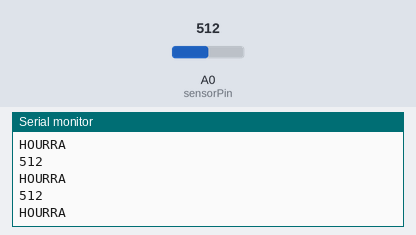
A sketch run on a simulated Arduino Uno, built with avr-gcc and run on an emulated ATmega328P. Parts: the last lines printed to the serial monitor. The inputs (shaded band) are chosen by the test bench; at power-on: A0 (sensorPin) = 512.

Above: at 1.2 s.
1.3 s: A0 (sensorPin) set to 991
At 1.9 s:
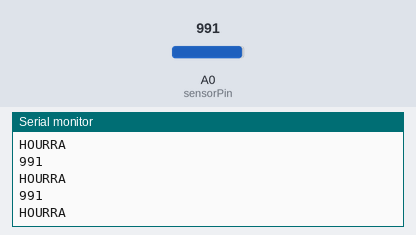
2.8 s: A0 (sensorPin) set to 1017
At 3.9 s:
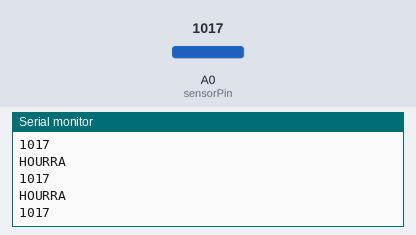
Timing chart, 0 to 5.8 s (numbered marks = the images above; inputs shaded):
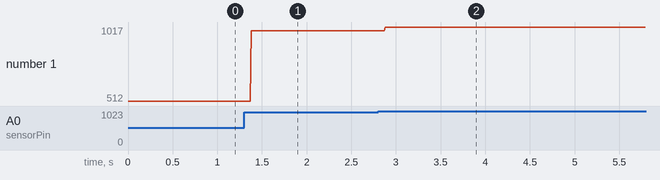

The sketch:

sketch_MicCZN_15E.ino
```cpp
#include <Servo.h>

const int sensorPin = A0;
int sensorValue = 0;

void setup() {
  Serial.begin(9600);
  pinMode(sensorPin, INPUT);
}

void loop() {
  sensorValue = analogRead(sensorPin);
  Serial.println(sensorValue);

  if (sensorValue > 100){
    Serial.println("HOURRA");
  }
}
```

Measured:
- the behaviour switches between 999 and 1000 on A0 (sensorPin) (found by bisection; images 1 and 2)
- after the input at 1.3 s, the serial monitor: prints a new line after 0.08 s (image 1)
- after the input at 2.8 s, the serial monitor: prints a new line after 0.08 s (image 2)
- plotted number 1: 512 → 991 after the input at 1.3 s, 991 → 1017 after the input at 2.8 s
